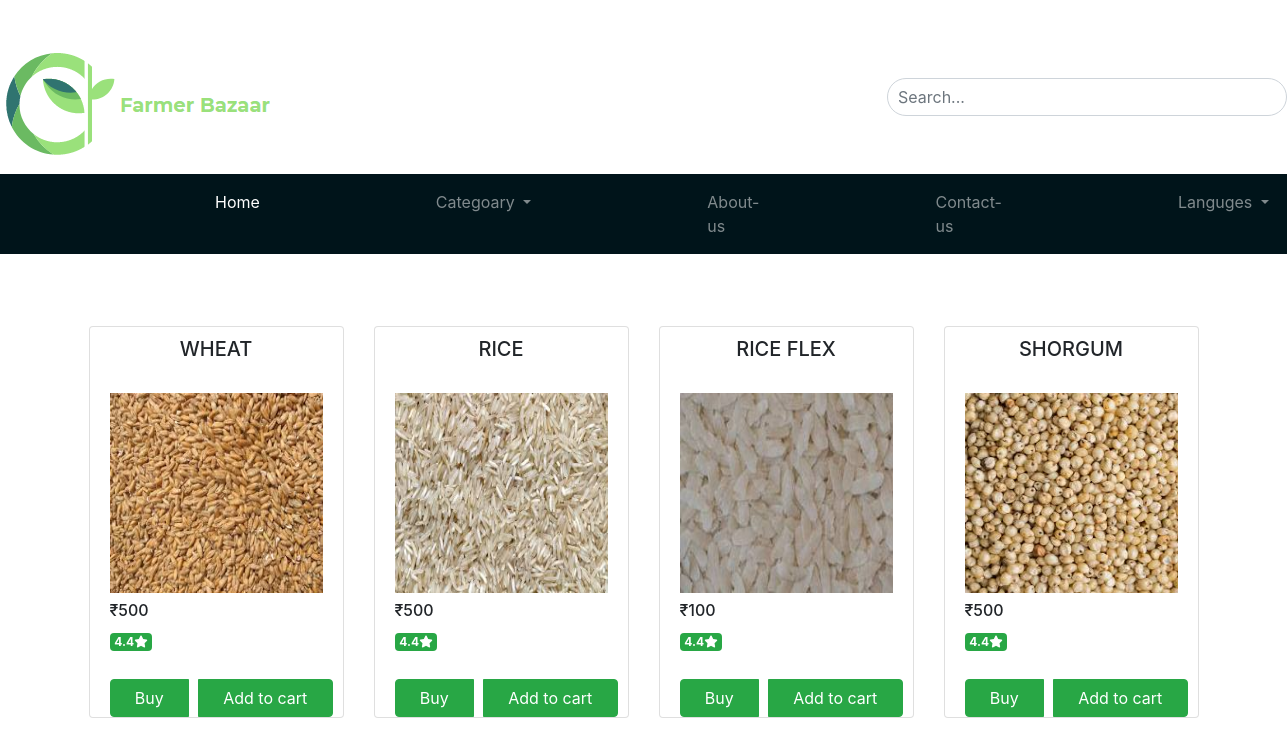
Screenshot of /Grains.php with the database file from the repository.
### tables this page shows
CREATE TABLE `product_final` (
  `id` int(11) NOT NULL,
  `type` varchar(255) NOT NULL,
  `name` varchar(255) NOT NULL,
  `image` varchar(255) NOT NULL,
  `price` int(255) NOT NULL,
  `quantity` int(255) NOT NULL,
  `address` varchar(255) NOT NULL,
  `username` varchar(255) NOT NULL
);

### Grains.php (the view, shortened to what this page needs)
<!DOCTYPE html>
<html>
<head>
    <link rel="stylesheet" href="https://stackpath.bootstrapcdn.com/bootstrap/4.5.2/css/bootstrap.min.css">
     <link rel="stylesheet" href="https://stackpath.bootstrapcdn.com/font-awesome/4.7.0/css/font-awesome.min.css">
</head>
<body >
  <br><br>
  <div class="cnt">
    <div class="img-11" style="height: 30px; width:100px;">
      <img src="Images/logo3.png">
    </div>
</div>
<form class="d-flex" method="POST">
        <div class="dropdown">
        <input class="dropdown-toggle form-control me-2" name="search" type="search" class="form-control"  placeholder="Search..."  onkeyup="setInterval(showHint(this.value),30)" aria-label="Search for..." id="dropdownMenu2" data-bs-toggle="dropdown" style=" border-radius:40px;padding:10px; width: 400px; " >
        </div>
      </form>
<br><br><br><br>
<nav class="navbar navbar-expand-lg navbar-dark bg-dark" >
  <div class="container-fluid">
    <div class="collapse navbar-collapse" id="navbarSupportedContent" >
      <ul class="navbar-nav me-auto mb-2 mb-lg-0 ">
        <li class="nav-item">
          <a class="nav-link active" aria-current="page" href="Home_Page_not_login.php">Home</a>
        </li>
        <li class="nav-item dropdown">
          <a class="nav-link dropdown-toggle" href="#" id="navbarDropdown" role="button" data-bs-toggle="dropdown" aria-expanded="false">
           Categoary
          </a>
        </li>
        <li class="nav-item">
          <a class="nav-link" href="Unknow-about-us.php">About-us</a>
        </li>
        <li class="nav-item">
          <a class="nav-link" href="Unknow-contact-us.php">Contact-us</a>
        </li>
        <li class="nav-item dropdown">
          <a class="nav-link dropdown-toggle" href="#" id="navbarDropdown" role="button" data-bs-toggle="dropdown" aria-expanded="false">
           Languges
          </a>
        </li>
              </ul>
    </div>
  </div>
</nav>
<br><br><br>
<div class="container">
  <div class="row">
  <?php
  $con = mysqli_connect("localhost","root","","login1");
  $sql ="SELECT id,name,image,price,quantity FROM product_final where type='grains'ORDER BY id ASC";
  $queryfire = mysqli_query($con,$sql);
  $num=mysqli_num_rows($queryfire);
  if ($num >0) {
    while ($res = mysqli_fetch_array($queryfire)) {
      ?>
      <div class="col-lg-3 col-md-6 colsm-12">
        <form>
          <div class="card">
            <h6 class="card-title text-center" style="font-size: 20px; text-transform: uppercase;margin-top: 10px;"> <?php echo $res['name'];  ?> </h6>
            <div class="card-body">
              <img src=" <?php echo $res['image'];  ?>" alt="farmer" class="img-fluid mb-2" style="height: 200px; width:300px;"><br>
              <h6> &#8377;<?php echo $res['price'];  ?></h6>
              <h6 class="badge badge-success">4.4<i class="fa fa-star"></i>
              </h6>
            </div>
            <div class="btn-group d-flex">
           <button class="btn btn-success"  name="buy" > <a href="direct_buy.php?id=<?php echo $res['id'];?>&name=<?php echo $adminlogin?> " class="text-white">Buy</a></button>
                <button class="btn btn-success"  name="add" > <a href="cart.php?id=<?php echo $res['id'];?>&name=<?php echo $adminlogin?> " class="text-white">Add to cart</a></button>
            </div>
          </div>
        </form>
      </div>
<?php
    }
  }
   ?>
</div>
</div>
</body>
</html>

### Grains.php (style rules this page uses)
.navbar { background-color: #00141a!important; }
.nav-link { margin-left:160px; }
.d-flex { float: right; border-radius: 20px; }
.btn { margin-left: 20px; margin-right: 10px; }

### rows the page displays
product_final: name "WHEAT", image (picture), price "500"
product_final: name "RICE", image (picture), price "500"
product_final: name "RICE FLEX", image (picture), price "100"
product_final: name "SHORGUM", image (picture), price "500"
